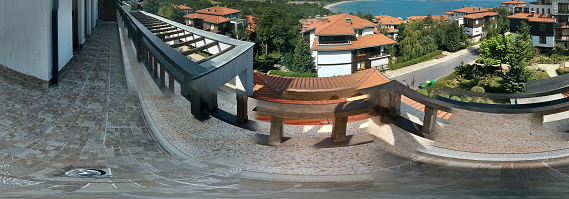
#> input picture yo/panaroma (2).png, 569 x 199 px
$ python STITCH.py
#> lines starting #> are read from the running program, lines starting #| are printed output that depends on the picture
#> the answer given: yo
import os
import cv2
from PIL import Image


def loadImages(imgFolder):
#> called with imgFolder = 'yo'
    print("loading Images")
    images = []
    for (rootDir, dirNames, fileNames) in os.walk(imgFolder):
        for file in fileNames:
            imgPath = os.path.join(imgFolder, file)
            images.append(cv2.imread(imgPath))
    return images
def stitchImages(imgFolder,outFolder):
    imageList = loadImages(imgFolder)
    print("image loaded")
    print("stitching images")
    stitcher = cv2.Stitcher.create()
    (status, stitchedImg) = stitcher.stitch(imageList)
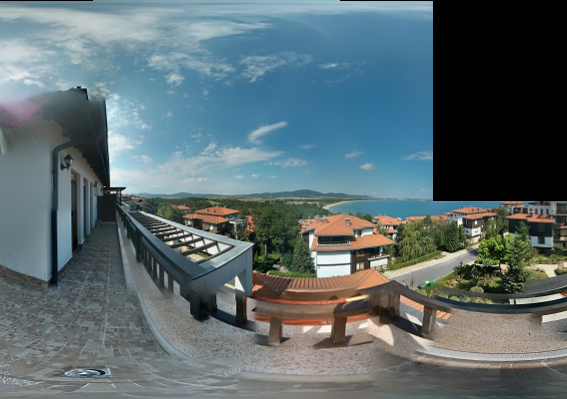
#> stitchedImg: shape (399, 567, 3); mean of channels 0, 1, 2 111.7, 107.8, 92.2; drawn as B, G, R
    if status == 0:
        cv2.imwrite(outFolder, stitchedImg)
        cv2.imshow("Stitched Image", stitchedImg)
        cv2.waitKey(0)
        cv2.destroyAllWindows()
    else:
    	print("Image stitching failed with status",status)


x = input("enter the folder: ")
number_files = len(os.listdir(x))
print("Number of images in folder to stitch: ",number_files)


imgFolder = x
outFolder = "out/output.png"
stitchImages(imgFolder,outFolder)
